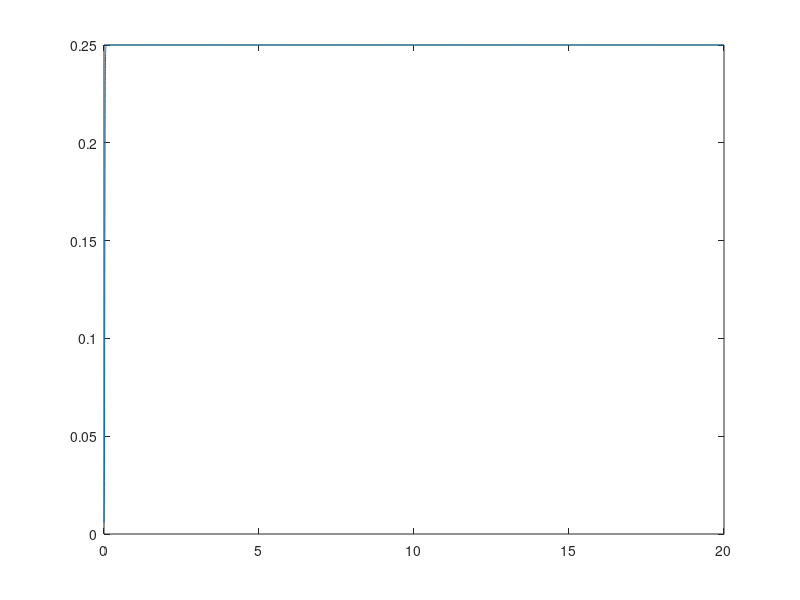
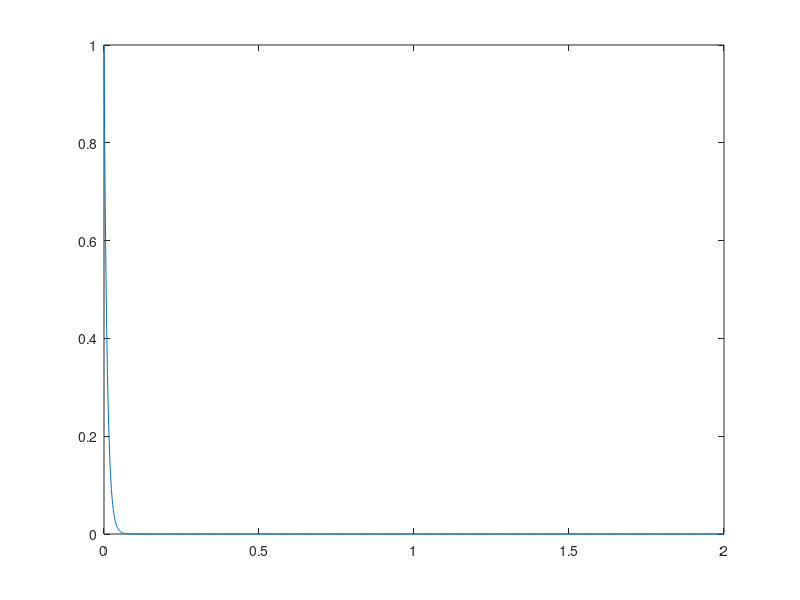

MATLAB code to generate these figures, in order:
x_sim = 0:0.001:20;
k = 150;
L = 0.25;
c = 0.025;
scale = @(x)(L./(1+exp(-k*(x-c))));

figure;
plot(x_sim, scale(x_sim))

%%
x_sim = 0:0.001:2;
r = @(x)(exp(-100*x))
figure;
plot(x_sim,r(x_sim))